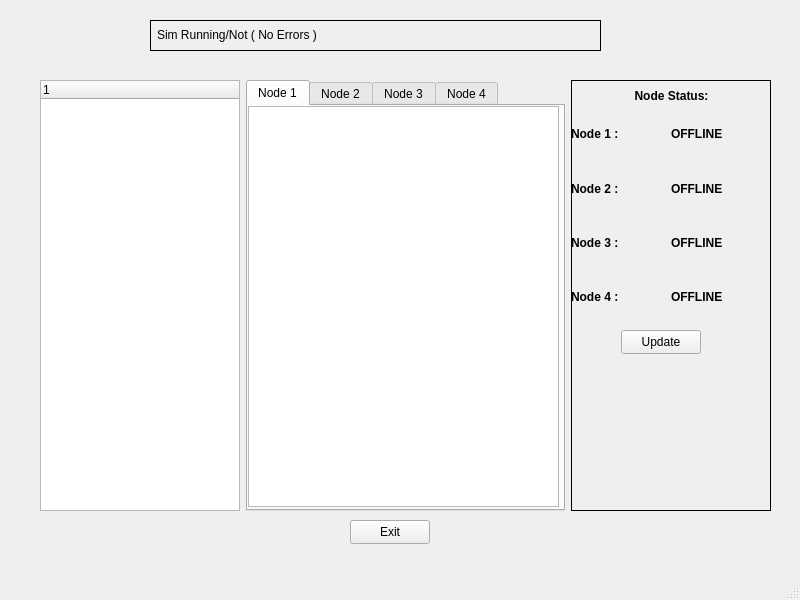
<?xml version="1.0" encoding="UTF-8"?>
<ui version="4.0">
 <class>NodeWindow</class>
 <widget class="QMainWindow" name="NodeWindow">
  <property name="geometry">
   <rect>
    <x>0</x>
    <y>0</y>
    <width>800</width>
    <height>600</height>
   </rect>
  </property>
  <property name="maximumSize">
   <size>
    <width>800</width>
    <height>600</height>
   </size>
  </property>
  <property name="windowTitle">
   <string>NodeWindow</string>
  </property>
  <widget class="QWidget" name="centralwidget">
   <widget class="QWidget" name="horizontalLayoutWidget">
    <property name="geometry">
     <rect>
      <x>40</x>
      <y>80</y>
      <width>731</width>
      <height>431</height>
     </rect>
    </property>
    <layout class="QHBoxLayout" name="horizontalLayout">
     <item>
      <widget class="QTreeWidget" name="treeWidget">
       <property name="maximumSize">
        <size>
         <width>200</width>
         <height>16777215</height>
        </size>
       </property>
       <property name="columnCount">
        <number>1</number>
       </property>
       <column>
        <property name="text">
         <string notr="true">1</string>
        </property>
       </column>
      </widget>
     </item>
     <item>
      <widget class="QTabWidget" name="tabWidget">
       <property name="maximumSize">
        <size>
         <width>400</width>
         <height>16777215</height>
        </size>
       </property>
       <property name="currentIndex">
        <number>0</number>
       </property>
       <widget class="QWidget" name="Node_1_tab">
        <attribute name="title">
         <string>Node 1</string>
        </attribute>
        <widget class="QTextEdit" name="textEdit_node1">
         <property name="geometry">
          <rect>
           <x>0</x>
           <y>0</y>
           <width>311</width>
           <height>401</height>
          </rect>
         </property>
        </widget>
       </widget>
       <widget class="QWidget" name="Node_2_tab">
        <attribute name="title">
         <string>Node 2</string>
        </attribute>
        <widget class="QTextEdit" name="textEdit_2">
         <property name="geometry">
          <rect>
           <x>0</x>
           <y>0</y>
           <width>311</width>
           <height>401</height>
          </rect>
         </property>
        </widget>
       </widget>
       <widget class="QWidget" name="Node_3_tab">
        <attribute name="title">
         <string>Node 3</string>
        </attribute>
        <widget class="QTextEdit" name="textEdit_3">
         <property name="geometry">
          <rect>
           <x>0</x>
           <y>0</y>
           <width>311</width>
           <height>401</height>
          </rect>
         </property>
        </widget>
       </widget>
       <widget class="QWidget" name="Node_4_tab">
        <attribute name="title">
         <string>Node 4</string>
        </attribute>
        <widget class="QTextEdit" name="textEdit_4">
         <property name="geometry">
          <rect>
           <x>0</x>
           <y>0</y>
           <width>311</width>
           <height>401</height>
          </rect>
         </property>
        </widget>
       </widget>
      </widget>
     </item>
     <item>
      <widget class="QFrame" name="frame_2">
       <property name="minimumSize">
        <size>
         <width>200</width>
         <height>0</height>
        </size>
       </property>
       <property name="maximumSize">
        <size>
         <width>200</width>
         <height>16777215</height>
        </size>
       </property>
       <property name="frameShape">
        <enum>QFrame::Box</enum>
       </property>
       <property name="frameShadow">
        <enum>QFrame::Plain</enum>
       </property>
       <widget class="QWidget" name="verticalLayoutWidget">
        <property name="geometry">
         <rect>
          <x>0</x>
          <y>30</y>
          <width>101</width>
          <height>211</height>
         </rect>
        </property>
        <layout class="QVBoxLayout" name="verticalLayout_2">
         <item>
          <widget class="QLabel" name="label_3">
           <property name="font">
            <font>
             <bold>true</bold>
            </font>
           </property>
           <property name="text">
            <string>Node 1 :</string>
           </property>
          </widget>
         </item>
         <item>
          <widget class="QLabel" name="label_4">
           <property name="font">
            <font>
             <bold>true</bold>
            </font>
           </property>
           <property name="text">
            <string>Node 2 : </string>
           </property>
          </widget>
         </item>
         <item>
          <widget class="QLabel" name="label_2">
           <property name="font">
            <font>
             <bold>true</bold>
            </font>
           </property>
           <property name="text">
            <string>Node 3 :</string>
           </property>
          </widget>
         </item>
         <item>
          <widget class="QLabel" name="label_6">
           <property name="font">
            <font>
             <bold>true</bold>
            </font>
           </property>
           <property name="text">
            <string>Node 4 :</string>
           </property>
          </widget>
         </item>
        </layout>
       </widget>
       <widget class="QWidget" name="verticalLayoutWidget_2">
        <property name="geometry">
         <rect>
          <x>100</x>
          <y>30</y>
          <width>101</width>
          <height>211</height>
         </rect>
        </property>
        <layout class="QVBoxLayout" name="verticalLayout_3">
         <item>
          <widget class="QLabel" name="Node1Status">
           <property name="font">
            <font>
             <bold>true</bold>
            </font>
           </property>
           <property name="text">
            <string>OFFLINE</string>
           </property>
          </widget>
         </item>
         <item>
          <widget class="QLabel" name="Node2Status">
           <property name="font">
            <font>
             <bold>true</bold>
            </font>
           </property>
           <property name="text">
            <string>OFFLINE</string>
           </property>
          </widget>
         </item>
         <item>
          <widget class="QLabel" name="Node3Status">
           <property name="font">
            <font>
             <bold>true</bold>
            </font>
           </property>
           <property name="text">
            <string>OFFLINE</string>
           </property>
          </widget>
         </item>
         <item>
          <widget class="QLabel" name="Node4Status">
           <property name="font">
            <font>
             <bold>true</bold>
            </font>
           </property>
           <property name="text">
            <string>OFFLINE</string>
           </property>
          </widget>
         </item>
        </layout>
       </widget>
       <widget class="QWidget" name="verticalLayoutWidget_3">
        <property name="geometry">
         <rect>
          <x>0</x>
          <y>0</y>
          <width>201</width>
          <height>31</height>
         </rect>
        </property>
        <layout class="QVBoxLayout" name="verticalLayout_4">
         <item>
          <widget class="QLabel" name="label_5">
           <property name="font">
            <font>
             <bold>true</bold>
            </font>
           </property>
           <property name="layoutDirection">
            <enum>Qt::LeftToRight</enum>
           </property>
           <property name="text">
            <string>Node Status:</string>
           </property>
           <property name="alignment">
            <set>Qt::AlignCenter</set>
           </property>
          </widget>
         </item>
        </layout>
       </widget>
       <widget class="QPushButton" name="updatestatus">
        <property name="geometry">
         <rect>
          <x>50</x>
          <y>250</y>
          <width>80</width>
          <height>24</height>
         </rect>
        </property>
        <property name="text">
         <string>Update</string>
        </property>
       </widget>
      </widget>
     </item>
    </layout>
   </widget>
   <widget class="QFrame" name="frame">
    <property name="geometry">
     <rect>
      <x>150</x>
      <y>20</y>
      <width>451</width>
      <height>31</height>
     </rect>
    </property>
    <property name="frameShape">
     <enum>QFrame::Box</enum>
    </property>
    <property name="frameShadow">
     <enum>QFrame::Plain</enum>
    </property>
    <widget class="QLabel" name="label">
     <property name="geometry">
      <rect>
       <x>7</x>
       <y>7</y>
       <width>431</width>
       <height>16</height>
      </rect>
     </property>
     <property name="text">
      <string>Sim Running/Not ( No Errors )</string>
     </property>
    </widget>
   </widget>
   <widget class="QPushButton" name="ExitButton">
    <property name="geometry">
     <rect>
      <x>350</x>
      <y>520</y>
      <width>80</width>
      <height>24</height>
     </rect>
    </property>
    <property name="text">
     <string>Exit</string>
    </property>
   </widget>
  </widget>
  <widget class="QMenuBar" name="menubar">
   <property name="geometry">
    <rect>
     <x>0</x>
     <y>0</y>
     <width>800</width>
     <height>21</height>
    </rect>
   </property>
  </widget>
  <widget class="QStatusBar" name="statusbar"/>
 </widget>
 <resources/>
 <connections/>
</ui>
